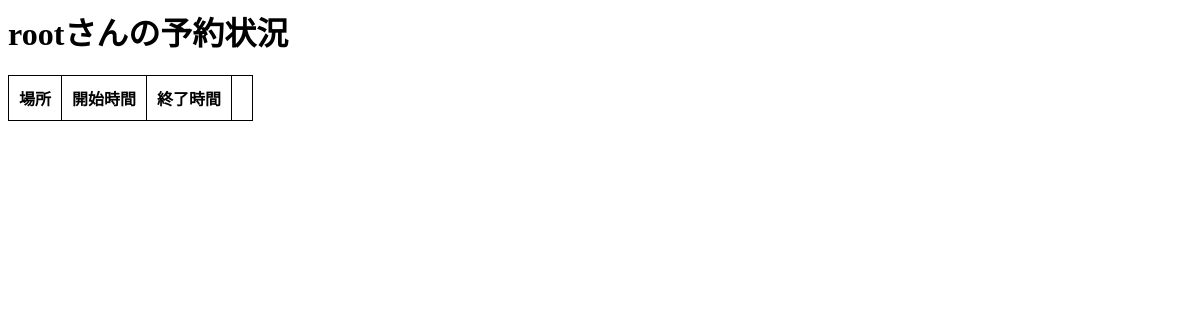
/MyReserve/ (signed in), run on an earlier commit of the app's database.
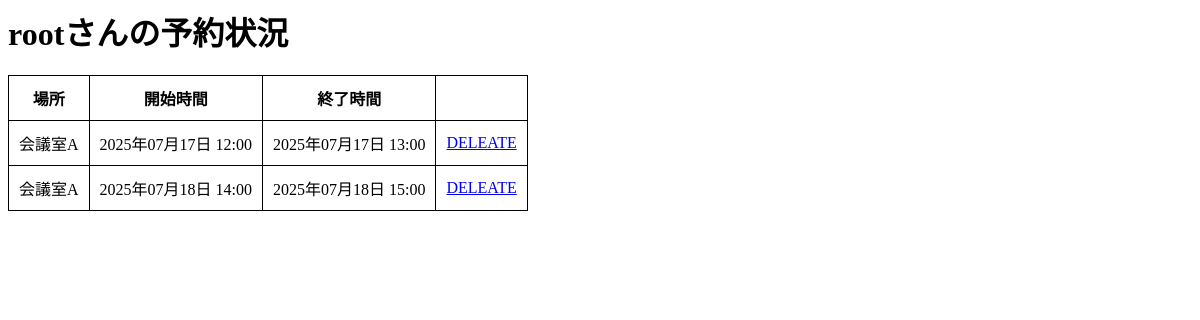
And on a later commit of the database.
### ReserveApp/models.py (models this page shows, shortened)
class Schedule(models.Model):
    user = models.ForeignKey(User, verbose_name='予約者', on_delete=models.CASCADE, default=1)#デフォルト値を設定しないとマイグレーションできない(id=1)
    place = models.ForeignKey(Place, verbose_name='会議室', on_delete=models.CASCADE, default=1)#デフォルト値を設定しないとマイグレーションできない(id=1)
    start = models.DateTimeField('開始時間')
    end = models.DateTimeField('終了時間')

class Place(models.Model):
    name = models.CharField('場所名', max_length=255)
    price = models.IntegerField('1時間当たりの値段')
    def __str__(self):
        return self.name

### ReserveApp/views.py (the view)
# urls.py: path('MyReserve/', views.MyReserve, name="MyReserve"),
def MyReserve(request):
    username = request.session.get('username')
    userID = request.session.get('userID')
    params = {
        'title' : f"{username}さんの予約状況",
        'data' : []
    }
    item = Schedule.objects.filter(user=userID)
    params['data'] = item#ここのitemに配列の[]をつけてしまうと二次元配列（余計な次元となってしまうため、なしで）
    return render(request, 'MyReserve.html', params)

### templates/MyReserve.html (shortened to what this page needs)
{% load static %}
<html lang="ja">
<head>
    <link href="{% static 'css/MyReserveStyle.css' %}" rel="stylesheet" type="text/css">
</head>
<body>
    <h1>
        {{title}}
    </h1>
    <table>
        <tr>
            <th>場所</th>
            <th>開始時間</th>
            <th>終了時間</th>
            <th></th>
        </tr>
        {% for item in data %}
        <tr>
            <td>{{item.place}}</td>
            <td>{{item.start|date:"Y年m月d日 H:i"}}</td>
            <td>{{item.end|date:"Y年m月d日 H:i"}}</td>
            <td><a href = "{% url 'ReserveApp:ReserveDelete' %}">DELEATE</a></td>
        </tr>
        {% endfor %}
    </table>
</body>

### static/css/MyReserveStyle.css (style rules this page uses)
th,td { border: solid 1px; padding: 10px; }
table { border-collapse: collapse; }

What changed in the data, as far as the page shows it:
added Schedule: place "会議室A", start "2025年07月17日 12:00", end "2025年07月17日 13:00"
added Schedule: place "会議室A", start "2025年07月18日 14:00", end "2025年07月18日 15:00"
